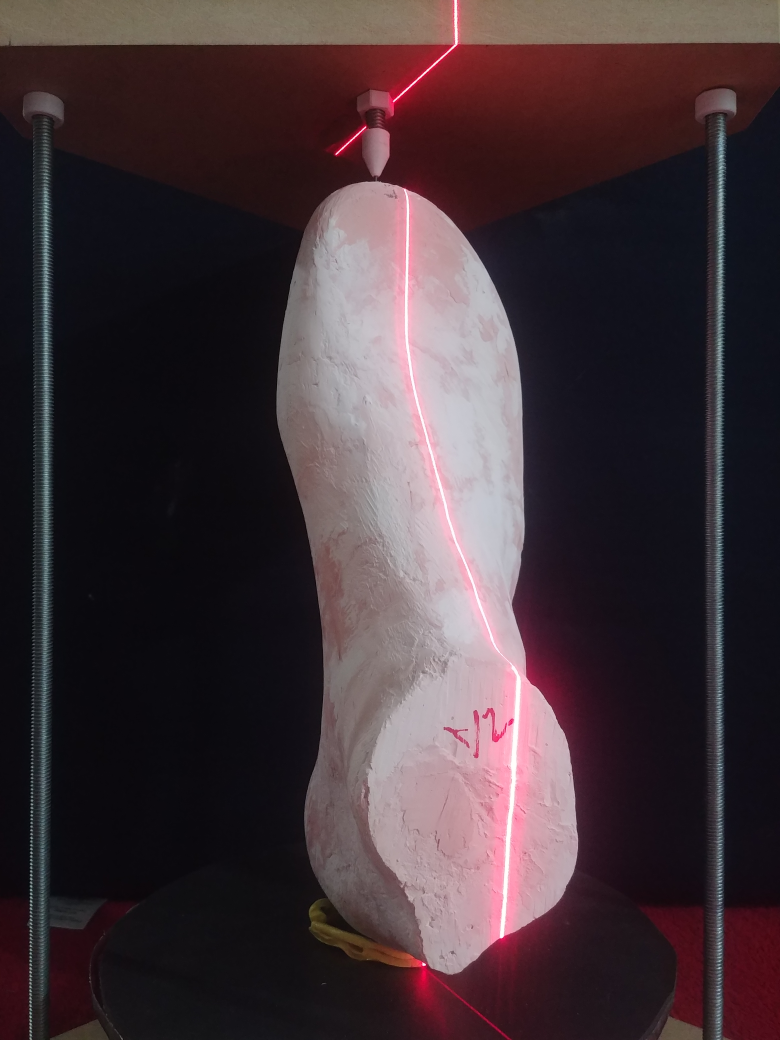
#> input picture scans/20220412143302/color_0000.jpg, 3120 x 4160 px (shown at 1/4 size)
$ python -i parseTmp.py   (imports and definitions only)
#> lines starting #> are read from the running program, lines starting #| are printed output that depends on the picture
import glob
from os import getcwd
import math
import cv2
from model.pointset import *
from json import load
import visualize_point_cloud
from parser_roi import get_roi_by_path
from parser_util import points_max_cols

count = 0


# [166 lines left out: functions points_triangulate, points_triangulate_cir, get_normal, get_normal_b, calc_normals, calc_normals_b, not called in this run]


def points_process_images(images, color=None):
    global x_roi, y_roi
    turns = 1
    per_turn = 2
    x_offset_pic = turns * per_turn
    points = []
    x_roi, y_roi = get_roi_by_path(images[0], ratio)
    x_offset_pic = x_offset_pic * scaler / ratio
    x_offset = 0.0
    #images = images[1:]
    s = details['steps']
    for i, path in enumerate(images):
        pic_num = path.split('right_')
        pic_num = int(pic_num[1].split('.')[0])
        print("II: %03d/%03d processing %s" % (pic_num+1, s, path))
        img = cv2.imread(path)
        tmin = 200
        c = None
        if color is not None:
            c = cv2.imread(color[i])
            img = cv2.subtract(img, c)
            tmin = 60
        h, w, _ = img.shape
        if ratio > 1:
            h_tmp = int(h/ratio)
            w_tmp = int(w/ratio)
            img = cv2.resize(img, (w_tmp, h_tmp), interpolation=cv2.INTER_AREA)
            h, w, _ = img.shape

        xy = points_max_cols(img, threshold=(tmin, 255), c=True)
        # xy = points_max_cols(img)
        xy = remove_noise(xy, w)

        if details['type'] == "circular":
            x_offset = pic_num * float(details['dps'])
            cent = 285*6
            # xyz = [points_triangulate_cir((x - (w / 2), y), x_offset, color=c) for x, y in xy]
            xyz = [points_triangulate_cir((cent-x, y), x_offset, color=c) for x, y in xy]
            xyz = calc_normals(xyz, x_offset)
        else:
            xyz = [points_triangulate((x - (w / 2), y), x_offset, color=c) for x, y in xy]
            # x_offset -= x_offset_pic
            xyz = calc_normals(xyz, 0)
            x_offset = - pic_num * float(details['dps'])
        # xyz = [[x, y, z, xn, yn, zn] for x, y, z, xn, yn, zn in xyz if x >= 0]
        xyz = [[x, y, z, r, g, b, xn, yn, zn] for x, y, z, r, g, b, xn, yn, zn in xyz]
        points.extend(xyz)

        preview = False
        if preview:
            visualize_point_cloud.vis_points(points)

    return points


# [139 lines left out: functions remove_noise, parse_images, main, tmp_pic, not called in this run]


nx = 6              # nx: number of grids in x axis
ny = 9              # ny: number of grids in y axis


# [95 lines left out: functions get_p2p_dist, linear_calibration_process, process_calibration_pics, not called in this run]


# [12 lines not run here, left out]

>>> import cv2
>>> picture = cv2.imread('scans/20220412143302/color_0000.jpg', cv2.IMREAD_GRAYSCALE)
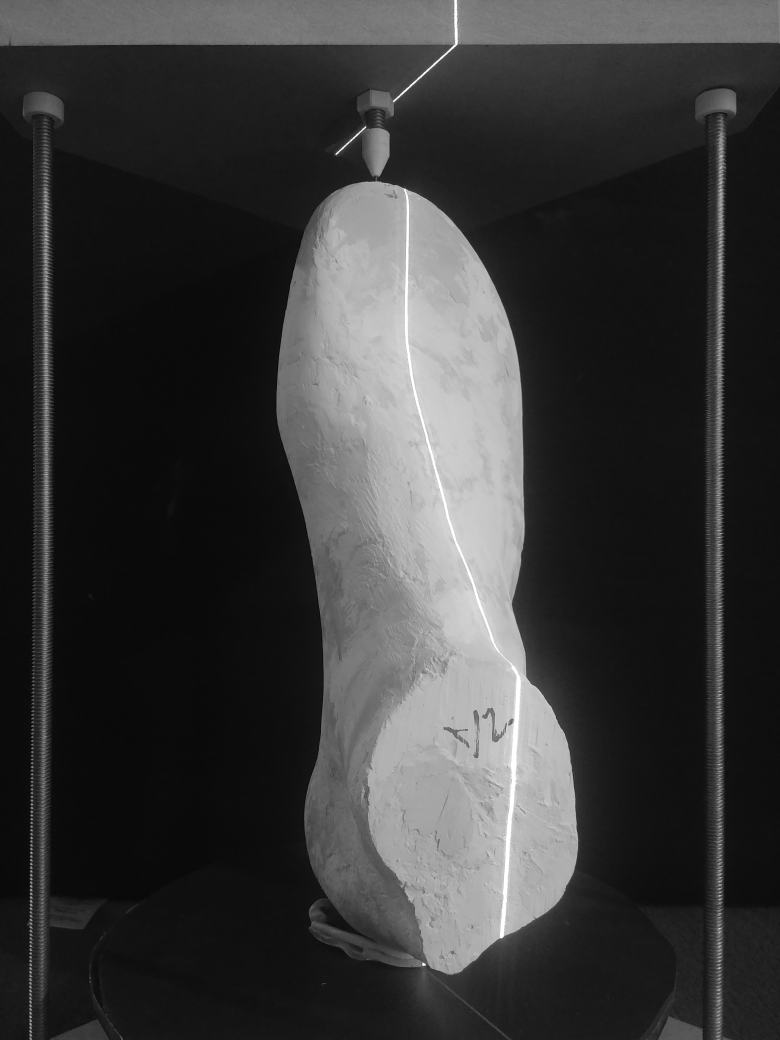
#> picture: shape (4160, 3120) (shown at 1/4 size); min 0, max 255, mean 57
#> (the run stopped early here; a loop or call above may not have finished)

$ run again, on scans/20220425121237/calibration_pattern.jpg
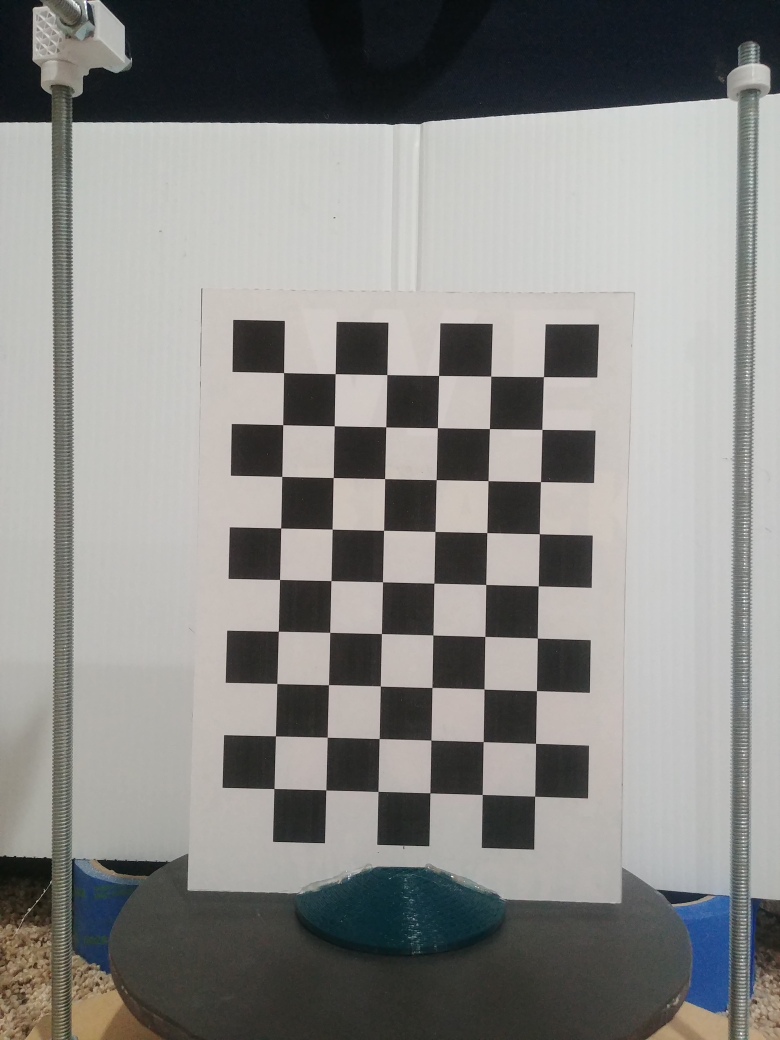
#> input picture scans/20220425121237/calibration_pattern.jpg, 3120 x 4160 px (shown at 1/4 size)
#> `picture = cv2.imread('scans/20220412143302/color_0000.jpg', cv2.IMREAD..`:
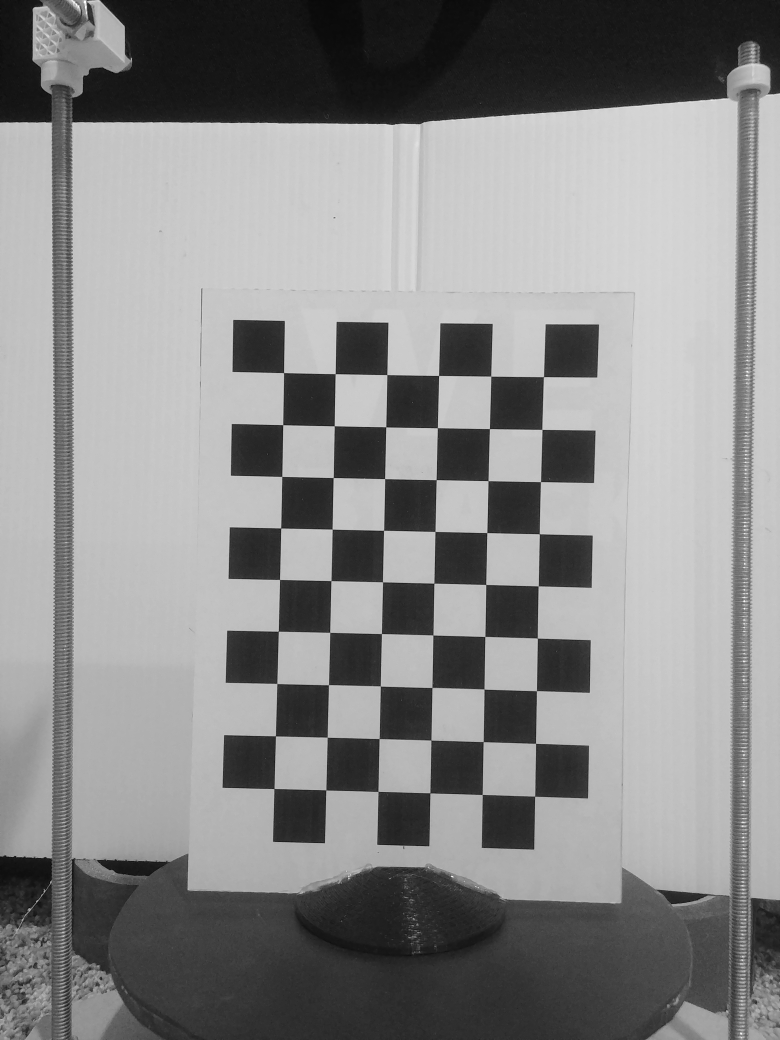
#> picture: shape (4160, 3120) (shown at 1/4 size); min 0, max 255, mean 136.7
